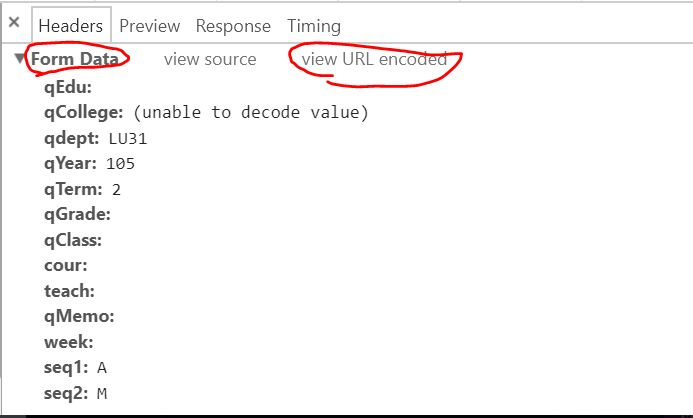
#> input picture 2017/07/07/給初學者的Python爬蟲學習架構/httpPostData.JPG, 693 x 418 px
$ python gen_favicon.py '../../2017/07/07/給初學者的Python爬蟲學習架構/httpPostData.JPG'
#> lines starting #> are read from the running program, lines starting #| are printed output that depends on the picture
"""Generate favicon files from a source image.

Usage:
    uv run --with Pillow tool_scripts/gen_favicon/gen_favicon.py <input_image> [--output-dir static]

Generates:
    - favicon.ico (16/32/48px multi-size)
    - favicon-16x16.png
    - favicon-32x32.png
    - apple-touch-icon.png (180x180)
"""

import argparse
import os
from PIL import Image


def main():
    parser = argparse.ArgumentParser(description="Generate favicon files from a source image")
    parser.add_argument("input", help="Path to source image")
    parser.add_argument("--output-dir", default="static", help="Output directory (default: static)")
    args = parser.parse_args()

    os.makedirs(args.output_dir, exist_ok=True)
    img = Image.open(args.input)
#> img is the input picture: PIL image 693x418 RGB; mean R, G, B 247.9, 246.6, 246.6

    # favicon PNGs
    for size in [16, 32]:
        resized = img.resize((size, size), Image.LANCZOS)
        resized.save(os.path.join(args.output_dir, f"favicon-{size}x{size}.png"))
        print(f"  Created favicon-{size}x{size}.png")
#> this loop made 2 passes
#> pass 1, in main, `resized = img.resize((size, size), Image.LANCZOS)`:
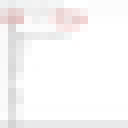
#> resized: PIL image 16x16 RGB (shown 8 times larger); mean R, G, B 248.3, 247, 247
#> pass 2, in main, `resized = img.resize((size, size), Image.LANCZOS)`:
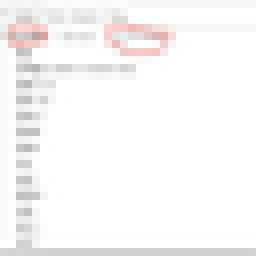
#> resized: PIL image 32x32 RGB (shown 8 times larger); mean R, G, B 248.2, 246.8, 246.9

    # apple-touch-icon
    resized = img.resize((180, 180), Image.LANCZOS)
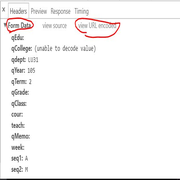
#> resized: PIL image 180x180 RGB; mean R, G, B 247.7, 246.3, 246.3
    resized.save(os.path.join(args.output_dir, "apple-touch-icon.png"))
    print("  Created apple-touch-icon.png")

    # favicon.ico
    img.save(
        os.path.join(args.output_dir, "favicon.ico"),
        format="ICO",
        sizes=[(16, 16), (32, 32), (48, 48)],
    )
    print("  Created favicon.ico")


if __name__ == "__main__":
    main()

$ run again, on 2017/07/07/給初學者的Python爬蟲學習架構/chromeSelectElement.JPG
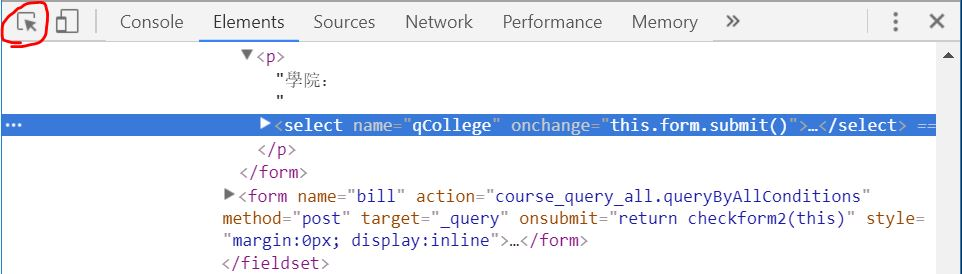
#> input picture 2017/07/07/給初學者的Python爬蟲學習架構/chromeSelectElement.JPG, 962 x 274 px
#> in main, img is the input picture: PIL image 962x274 RGB; mean R, G, B 232.4, 236.3, 243.5
#> the loop in main, `for size in [16, 32]:` made 2 passes
#> pass 1, in main, `resized = img.resize((size, size), Image.LANCZOS)`:
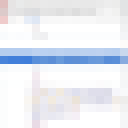
#> resized: PIL image 16x16 RGB (shown 8 times larger); mean R, G, B 231.7, 235.8, 243.4
#> in main, `resized = img.resize((180, 180), Image.LANCZOS)`:
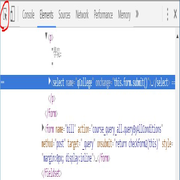
#> resized: PIL image 180x180 RGB; mean R, G, B 232.3, 236.1, 243.4

$ run again, on 2017/07/07/給初學者的Python爬蟲學習架構/httpGet.JPG
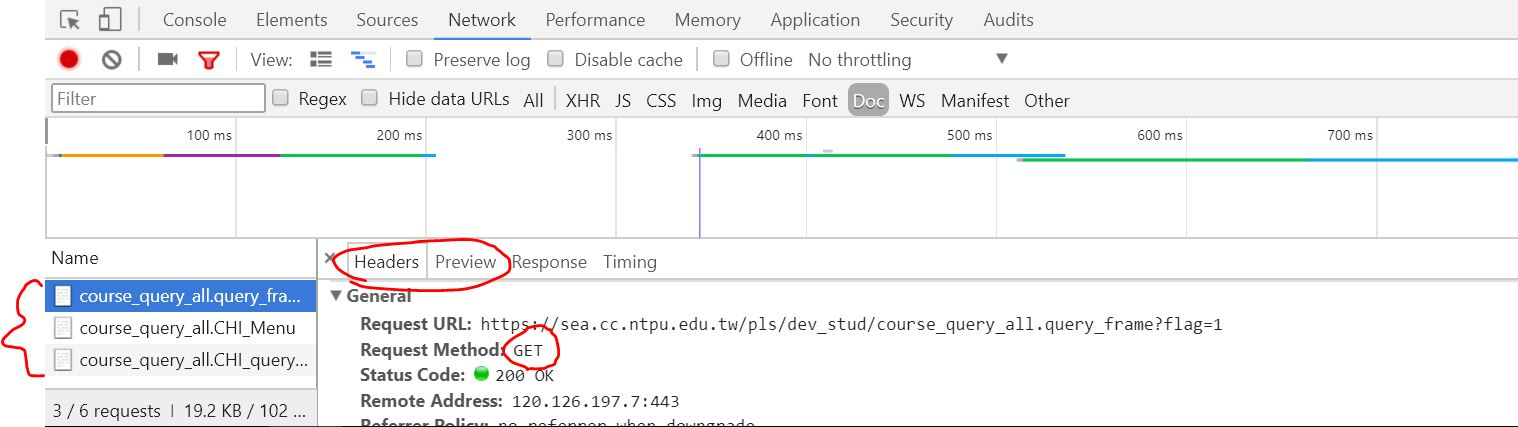
#> input picture 2017/07/07/給初學者的Python爬蟲學習架構/httpGet.JPG, 1518 x 427 px
#> in main, img is the input picture: PIL image 1518x427 RGB; mean R, G, B 241.6, 242.4, 243.2
#> the loop in main, `for size in [16, 32]:` made 2 passes
#> pass 1, in main, `resized = img.resize((size, size), Image.LANCZOS)`:
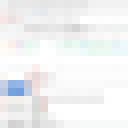
#> resized: PIL image 16x16 RGB (shown 8 times larger); mean R, G, B 241.2, 242.2, 243
#> in main, `resized = img.resize((180, 180), Image.LANCZOS)`:
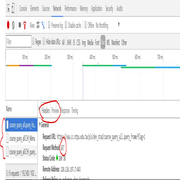
#> resized: PIL image 180x180 RGB; mean R, G, B 241.5, 242.2, 243.1
